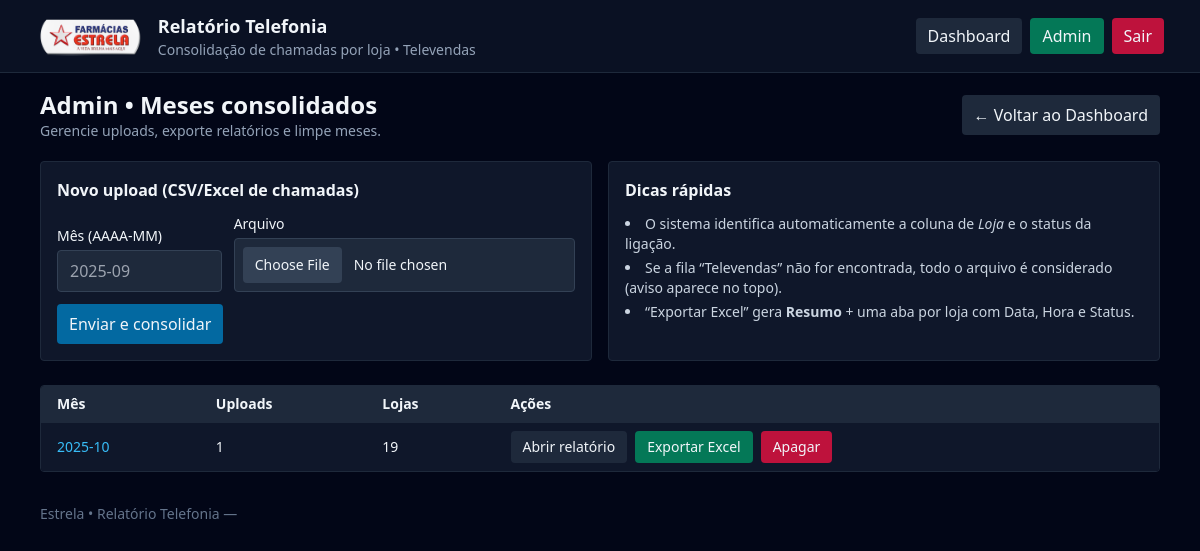
/admin (signed in), run on the app's committed database.
### tables this page shows
CREATE TABLE months (
      id INTEGER PRIMARY KEY AUTOINCREMENT,
      ym TEXT UNIQUE NOT NULL,
      created_at DATETIME DEFAULT CURRENT_TIMESTAMP
    );

### routes.py (the view)
@bp.route("/admin")
def admin_dashboard():
    if not is_admin():
        return redirect(url_for("bp.admin_login"))
    with get_db() as con:
        months = con.execute(
            """
            SELECT m.id, m.ym,
              (SELECT COUNT(*) FROM uploads u WHERE u.month_id=m.id) AS uploads,
              (SELECT COUNT(*) FROM metrics t WHERE t.month_id=m.id) AS lojas
            FROM months m
            ORDER BY m.ym DESC
            """
        ).fetchall()
    return render_template("admin_dashboard.html", months=months)

### db.py (called while the page is built)
def get_db():
    con = sqlite3.connect(DB_PATH)
    con.row_factory = sqlite3.Row
    return con

### routes.py (called while the page is built)
def is_admin() -> bool:
    return session.get("is_admin") is True

### templates/admin_dashboard.html
{% extends "base.html" %}
{% block content %}
<div class="flex items-center justify-between mb-5">
  <div>
    <h2 class="text-2xl font-bold">Admin • Meses consolidados</h2>
    <p class="text-slate-400 text-sm">Gerencie uploads, exporte relatórios e limpe meses.</p>
  </div>
  <a href="{{ url_for('bp.public_index') }}"
     class="px-3 py-2 rounded bg-slate-800 hover:bg-slate-700">← Voltar ao Dashboard</a>
</div>
<div class="grid md:grid-cols-2 gap-4 mb-6">
  <form method="post" action="{{ url_for('bp.admin_upload') }}" enctype="multipart/form-data"
        class="bg-slate-900 border border-slate-800 rounded p-4">
    <h3 class="font-semibold mb-3">Novo upload (CSV/Excel de chamadas)</h3>
    <div class="grid grid-cols-1 sm:grid-cols-3 gap-3 items-end">
      <div>
        <label class="block text-sm mb-1">Mês (AAAA-MM)</label>
        <input name="ym" placeholder="2025-09" required
               class="w-full px-3 py-2 rounded bg-slate-800 border border-slate-700 focus:outline-none focus:border-sky-600">
      </div>
      <div class="sm:col-span-2">
        <label class="block text-sm mb-1">Arquivo</label>
        <input type="file" name="file" required
               class="w-full text-sm file:mr-3 file:px-3 file:py-2 file:rounded file:border-0 file:bg-slate-700 file:text-slate-100
                      hover:file:bg-slate-600 px-2 py-2 rounded bg-slate-800 border border-slate-700">
      </div>
    </div>
    <button class="mt-3 px-3 py-2 rounded bg-sky-700 hover:bg-sky-600">Enviar e consolidar</button>
  </form>
  <div class="bg-slate-900 border border-slate-800 rounded p-4">
    <h3 class="font-semibold mb-3">Dicas rápidas</h3>
    <ul class="list-disc list-inside text-sm text-slate-300 space-y-1">
      <li>O sistema identifica automaticamente a coluna de <em>Loja</em> e o status da ligação.</li>
      <li>Se a fila “Televendas” não for encontrada, todo o arquivo é considerado (aviso aparece no topo).</li>
      <li>“Exportar Excel” gera <strong>Resumo</strong> + uma aba por loja com Data, Hora e Status.</li>
    </ul>
  </div>
</div>
<div class="overflow-hidden rounded border border-slate-800">
  <table class="min-w-full text-sm">
    <thead class="bg-slate-800 text-slate-100">
      <tr>
        <th class="px-4 py-2 text-left">Mês</th>
        <th class="px-4 py-2 text-left">Uploads</th>
        <th class="px-4 py-2 text-left">Lojas</th>
        <th class="px-4 py-2 text-left">Ações</th>
      </tr>
    </thead>
    <tbody class="bg-slate-900">
      {% for m in months %}
      <tr class="border-t border-slate-800">
        <td class="px-4 py-2 whitespace-nowrap">
          <a class="text-sky-400 hover:underline" href="{{ url_for('bp.public_report', ym=m['ym']) }}">
            {{ m['ym'] }}
          </a>
        </td>
        <td class="px-4 py-2">{{ m['uploads'] }}</td>
        <td class="px-4 py-2">{{ m['lojas'] }}</td>
        <td class="px-4 py-2">
          <div class="flex flex-wrap gap-2">
            <a class="px-3 py-1.5 rounded bg-slate-800 hover:bg-slate-700"
               href="{{ url_for('bp.public_report', ym=m['ym']) }}">Abrir relatório</a>
            <a class="px-3 py-1.5 rounded bg-emerald-700 hover:bg-emerald-600"
               href="{{ url_for('bp.export_excel', ym=m['ym']) }}">Exportar Excel</a>
            <form method="post" action="{{ url_for('bp.admin_delete', ym=m['ym']) }}"
                  onsubmit="return confirm('Remover mês {{ m['ym'] }}? Esta ação apagará uploads e métricas.');">
              <button class="px-3 py-1.5 rounded bg-rose-700 hover:bg-rose-600" type="submit">Apagar</button>
            </form>
          </div>
        </td>
      </tr>
      {% else %}
      <tr class="border-t border-slate-800">
        <td class="px-4 py-3 text-slate-400" colspan="4">Nenhum mês consolidado ainda.</td>
      </tr>
      {% endfor %}
    </tbody>
  </table>
</div>
{% endblock %}

### data on the page
months: ym "2025-10", uploads "1", lojas "19"
